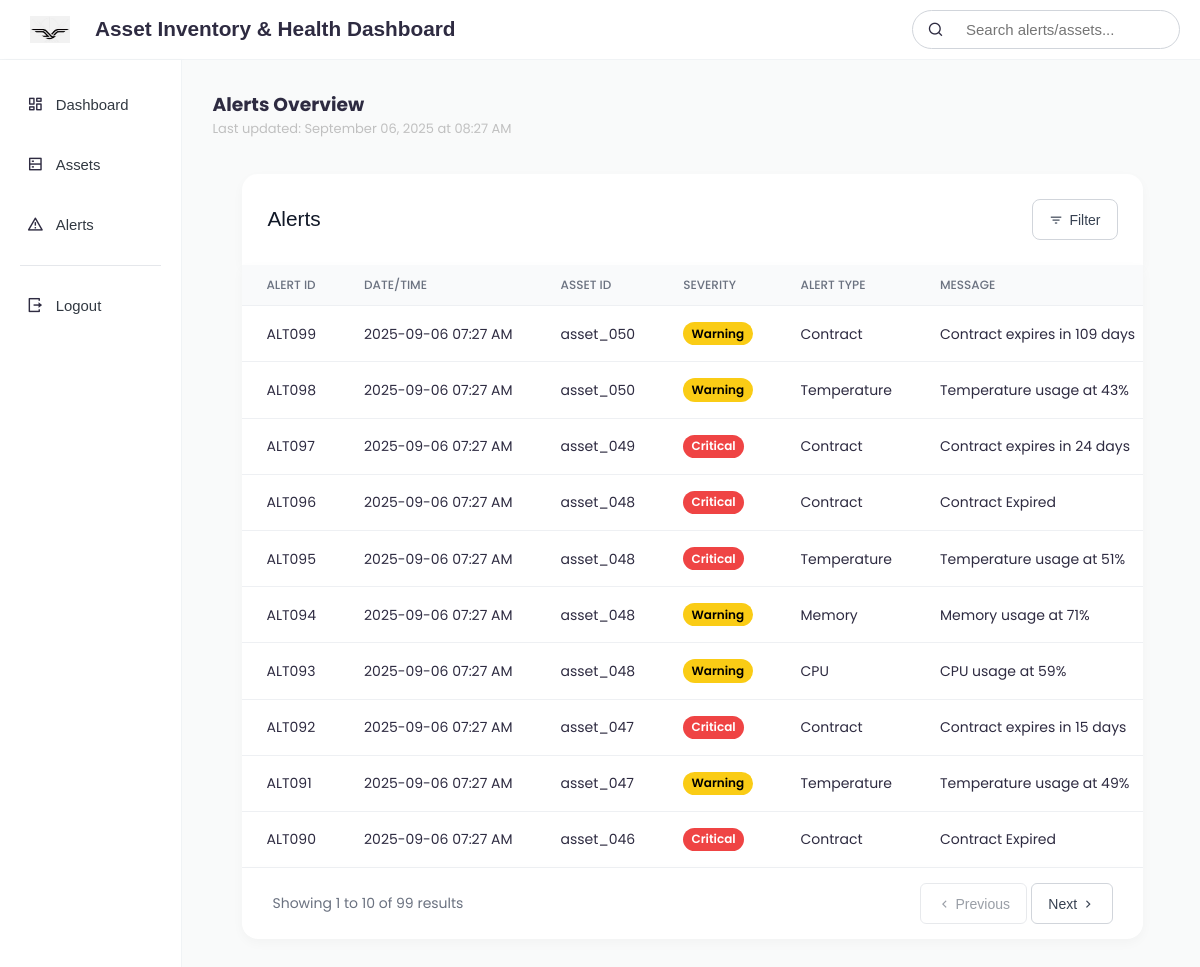
Screenshot of /alerts (signed in) with the database file from the repository.
### app.py (models this page shows)
class Alert(db.Model):
    id = db.Column(db.Integer, primary_key=True)
    asset_id = db.Column(db.String(100))
    alert_type = db.Column(db.String(50))  # cpu, memory, storage, etc.
    severity = db.Column(db.String(20))  # warning, critical
    message = db.Column(db.String(255))
    status = db.Column(db.String(20))  # active or resolved
    created_at = db.Column(db.DateTime, default=datetime.now)
    updated_at = db.Column(db.DateTime, default=datetime.now, onupdate=datetime.now)

### app.py (the view)
@app.route("/alerts")
def alerts():
    if "user" in session:
        user = session["user"]
        load_assets_and_track_alerts()
        active_alerts = Alert.query.order_by(Alert.updated_at.desc()).all()
        last_updated = datetime.now().strftime("%B %d, %Y at %I:%M %p")
        return render_template("alerts.html", alerts=active_alerts, last_updated=last_updated, user=user,)
    else:
        return redirect(url_for("home"))

### app.py (called while the page is built)
def evaluate_status(value, thresholds):
    if value <= thresholds['ok']:
        return 'ok'
    elif value <= thresholds['warning']:
        return 'warning'
    return 'critical'

def load_json():
    assets = []
    try:
        with open("static/assets.json") as f:
            content = f.read().strip()
            if content:
                data = json.loads(content)
                assets = data.get("servers_details", [])
    except (json.JSONDecodeError, FileNotFoundError) as e:
        logging.warning(f"Error loading assets.json: {e}")
    return assets

def load_assets_and_track_alerts():
    assets = load_json()
    for asset in assets:
        overall_health, status_details = get_overall_health(asset)
        asset["health_status"] = overall_health
        track_alerts(asset, status_details)
    return assets

### templates/alerts.html (shortened to what this page needs)
{% extends 'base.html' %}
{% block search_bar %}
<div class="search responsive-search">
    <i class="ri-search-line"></i>
    <input type="text" placeholder="Search alerts/assets..." id="searchInput">
</div>
{% endblock search_bar %}
{% block body %}
<h3 class="page-title">Alerts Overview</h3>
<p class="p-name">Last updated: {{ last_updated }}</p>
<div id="asset-inventory-section" class="responsive-flex-wrapper">
    <div class="board-top">
        <div class="left">
            <span class="board-title">Alerts</span>
        </div>
        <div class="right">
            <div class="filter-container">
                <button id="filterBtn" class="filter-btn"><i class="ri-filter-3-fill"></i>Filter</button>
            </div>
        </div>
    </div>
</div>
<div class="board">
    <div class="table-container">
        <table width="100%">
            <thead>
                <tr>
                    <td>Alert ID</td>
                    <td>Date/Time</td>
                    <td>Asset ID</td>
                    <td>Severity</td>
                    <td>Alert Type</td>
                    <td>Message</td>
                </tr>
            </thead>
            <tbody>
                {% for alert in alerts %}
                <tr class="alert-row" data-severity="{{ alert.severity }}" data-status="{{ alert.status }}">
                    <td class="alert-id">{{ "ALT" ~ "%03d"|format(alert.id) }}</td>
                    <td>{{ alert.updated_at.strftime("%Y-%m-%d %I:%M %p") }}</td>
                    <td class="asset-id">{{ alert.asset_id }}</td>
                    <td><span class="badge {{ alert.severity }}">{{ alert.severity.capitalize() }}</span></td>
                    <td>{{ alert.alert_type }}</td>
                    <td>{{ alert.message }}</td>
                </tr>
                {% endfor %}
            </tbody>
        </table>
    </div>
    <div class="pagination responsive-pagination">
        <span id="pagination-info"></span>
        <div class="pagination-buttons">
            <button id="prev-btn" disabled>
                <i class="ri-arrow-left-s-line"></i> Previous
            </button>
            <button id="next-btn">
                Next <i class="ri-arrow-right-s-line"></i>
            </button>
        </div>
    </div>
</div>
{% endblock body %}

### templates/base.html (shortened to what this page needs)
<!DOCTYPE html>
<html lang="en">
<head>
    <link href="https://cdnjs.cloudflare.com/ajax/libs/remixicon/4.6.0/remixicon.min.css" rel="stylesheet">
    <link rel="stylesheet" href="/static/dashboard.css">
</head>
<body>
    <section id="top-nav">
        <div class="navbar1">
            <div class="logo">
                <img src="/static/logo.png" alt="">
                <h3>Asset Inventory & Health Dashboard</h3>
            </div>
            <div class="nav_right">
                {% block search_bar %}{% endblock search_bar %}
            </div>
        </div>
    </section>
    <div id="main-container">
        <section id="menu">
            <div class="items">
                <li><i class="ri-dashboard-line"></i><a href="{{ url_for('dashboard') }}"
                        onclick="location.reload();">Dashboard</a>
                </li>
                <li><i class="ri-server-line"></i><a href="{{ url_for('assets') }}">Assets</a></li>
                <li><i class="ri-alert-line"></i><a href="{{ url_for('alerts') }}">Alerts</a></li>
                <hr class="menu-divider">
                <li><i class="ri-logout-box-r-line"></i><a href="{{ url_for('logout') }}">Logout</a></li>
            </div>
        </section>
        <section id="interface">
            {% block body %}{% endblock body %}
        </section>
</body>
</html>

### rows the page displays
Alert: id "ALT099", updated_at "2025-09-06 07:27 AM", asset_id "asset_050", severity "Warning", alert_type "Contract", message "Contract expires in 109 days"
Alert: id "ALT098", updated_at "2025-09-06 07:27 AM", asset_id "asset_050", severity "Warning", alert_type "Temperature", message "Temperature usage at 43%"
Alert: id "ALT097", updated_at "2025-09-06 07:27 AM", asset_id "asset_049", severity "Critical", alert_type "Contract", message "Contract expires in 24 days"
Alert: id "ALT096", updated_at "2025-09-06 07:27 AM", asset_id "asset_048", severity "Critical", alert_type "Contract", message "Contract Expired"
Alert: id "ALT095", updated_at "2025-09-06 07:27 AM", asset_id "asset_048", severity "Critical", alert_type "Temperature", message "Temperature usage at 51%"
Alert: id "ALT094", updated_at "2025-09-06 07:27 AM", asset_id "asset_048", severity "Warning", alert_type "Memory", message "Memory usage at 71%"
Alert: id "ALT093", updated_at "2025-09-06 07:27 AM", asset_id "asset_048", severity "Warning", alert_type "CPU", message "CPU usage at 59%"
Alert: id "ALT092", updated_at "2025-09-06 07:27 AM", asset_id "asset_047", severity "Critical", alert_type "Contract", message "Contract expires in 15 days"
Alert: id "ALT091", updated_at "2025-09-06 07:27 AM", asset_id "asset_047", severity "Warning", alert_type "Temperature", message "Temperature usage at 49%"
Alert: id "ALT090", updated_at "2025-09-06 07:27 AM", asset_id "asset_046", severity "Critical", alert_type "Contract", message "Contract Expired"
